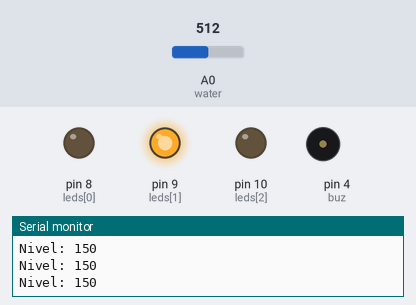
A sketch run on a simulated Arduino Uno, built with avr-gcc and run on an emulated ATmega328P. Shown: output pins drawn as LEDs (lit = HIGH), buzzer (waves = sounding), the last lines printed to the serial monitor. Inputs (shaded band) come from the test bench; at power-on: A0 (water) = 512.

Above: at 1.2 s.
1.3 s: A0 (water) set to 671
2.8 s: A0 (water) set to 695
At 4.0 s:
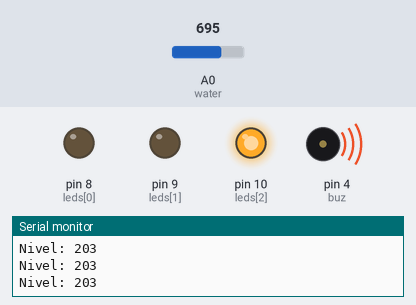
4.3 s: A0 (water) set to 306
At 5.4 s:
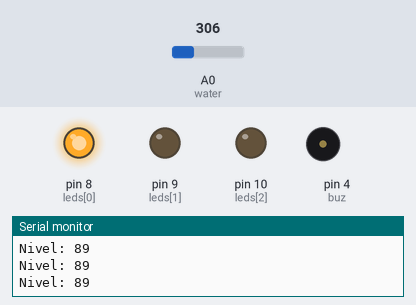
5.9 s: A0 (water) set to 328
7.4 s: A0 (water) set to 352
At 7.9 s:
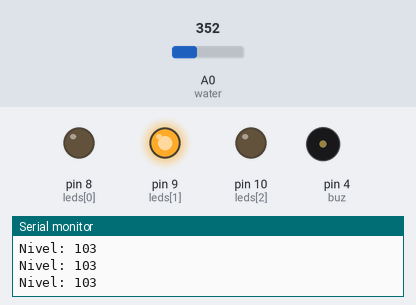
8.9 s: A0 (water) set to 190
At 9.3 s:
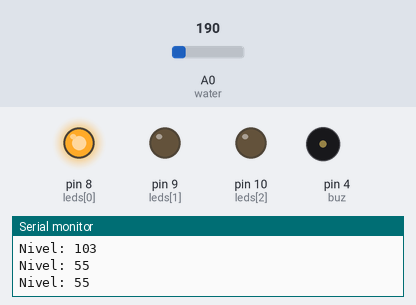
Timing chart, 0 to 11.5 s (numbered marks = the images above; inputs shaded):
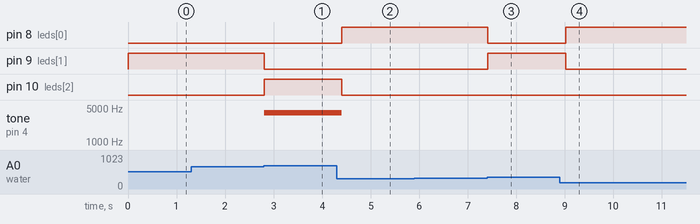

The sketch:

sensor-water.ino
```cpp
int leds [] = {8,9,10};
int water = A0;
float valor = 0;
int nivel = 0;
int buz = 4;

void led(){
 valor = analogRead(water);
 nivel = map(valor,0,1023,0,300);
  for(int i = 0; i < 3; i++){
    digitalWrite(leds[i], LOW);
  }

 if(nivel > 200){
  digitalWrite(leds[2], HIGH);
  tone(buz, 4000);
} else if(nivel > 100){
  digitalWrite(leds[1], HIGH);
  noTone(buz);
} else {
  digitalWrite(leds[0], HIGH);
  noTone(buz);
}


}

void setup() {
  pinMode(buz,OUTPUT);
 for(int i = 0; i < 3; i++){
  pinMode(leds[i],OUTPUT);
 }
 Serial.begin(9600);

}

void loop() {
led();
Serial.print("Nivel: ");
Serial.println(nivel);
delay(200);


}
```

Measured:
- the behaviour switches between 685 and 686 on A0 (water) (found by bisection; images 0 and 1)
- the behaviour switches between 344 and 345 on A0 (water) (found by bisection; images 2 and 3)
- after the input at 2.8 s, pin 9 (leds[1]): HIGH → LOW at once; pin 10 (leds[2]): LOW → HIGH at once; tone on pin 4 (buz): silent → 4000 Hz at once
- after the input at 4.3 s, pin 8 (leds[0]): LOW → HIGH after 0.11 s; pin 10 (leds[2]): HIGH → LOW after 0.11 s; tone on pin 4 (buz): 4000 Hz → silent after 0.11 s
- after the input at 7.4 s, pin 8 (leds[0]): HIGH → LOW at once; pin 9 (leds[1]): LOW → HIGH at once
- after the input at 8.9 s, pin 8 (leds[0]): LOW → HIGH after 0.12 s; pin 9 (leds[1]): HIGH → LOW after 0.12 s
